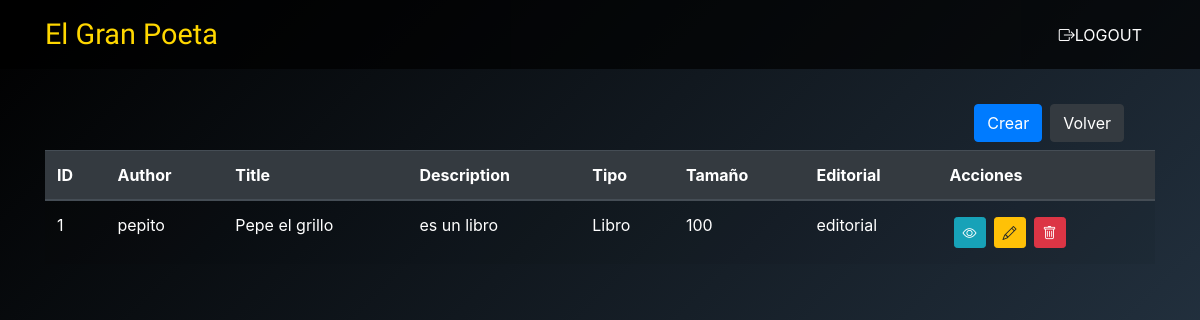
Screenshot of /Libros/list/ with the database file from the repository.
### Libros/models.py (models this page shows, shortened)
class Libro(models.Model):
    title = models.CharField(max_length=200)
    tipo = models.CharField(max_length = 100, null=True)
    tamaño = models.PositiveIntegerField(null=True)
    editorial = models.CharField(max_length=100, null=True)
    author = models.CharField(max_length=100)
    description = models.TextField()
    created_at = models.DateTimeField(auto_now_add=True)
    updated_at = models.DateTimeField(auto_now=True)
    portada = models.ImageField(null=True, blank=True, upload_to="portada")

### Libros/views.py (the view)
# urls.py: path('list/', LibroListView.as_view(), name='list'),
class LibroListView(ListView):
    model = Libro
    template_name = 'libros/libros_list.html'
    context_object_name = 'libros'

### Libros/templates/libros/libros_list.html (shortened to what this page needs)
{% extends 'Libreria/Base_modulos.html' %}
{% block content %}
<body>
    <header>
        <nav class="navbar navbar-expand-lg navbar-dark" style="background-color: rgba(0, 0, 0, 0);">
            <div class="container">
                <div class="collapse navbar-collapse" id="navbarNav">
                    <ul class="navbar-nav ml-auto">
                        <li class="nav-item">
                            <a class="btn btn-primary mr-2" href="{% url 'create' %}">Crear</a>
                        </li>
                        <li class="nav-item">
                            <a class="btn btn-dark" href="{% url 'base' %}">Volver</a>
                        </li>
                    </ul>
                </div>
            </div>
        </nav>
    </header>
    <div class="text-white">
        <table class="table table-striped text-white">
            <thead class="thead-dark">
                <tr>
                    <th scope="col">ID</th>
                    <th scope="col">Author</th>
                    <th scope="col">Title</th>
                    <th scope="col">Description</th>
                    <th scope="col">Tipo</th>
                    <th scope="col">Tamaño</th>
                    <th scope="col">Editorial</th>
                    <th scope="col">Acciones</th>
                </tr>
            </thead>
            <tbody>
                {% for t in libros %}
                <tr>
                    <td>{{ t.id }}</td>
                    <td>{{ t.author }}</td>
                    <td>{{ t.title }}</td>
                    <td>{{ t.description }}</td>
                    <td>{{ t.tipo }}</td>
                    <td>{{ t.tamaño }}</td>
                    <td>{{ t.editorial }}</td>
                    <td>
                        <div class="d-flex">
                            <a class="btn btn-info btn-sm m-1" href="{% url 'detail' t.id %}" title="Ver"><i class="bi bi-eye"></i></a>
                            <a class="btn btn-warning btn-sm m-1" href="{% url 'update' t.id %}" title="Editar"><i class="bi bi-pencil"></i></a>
                            <a class="btn btn-danger btn-sm m-1" href="{% url 'delete' t.id %}" title="Eliminar"><i class="bi bi-trash"></i></a>
                        </div>
                    </td>
                </tr>
                {% endfor %}
            </tbody>
        </table>
    </div>
</body>
{% endblock %}

### Libreria/static/Libreria/css/style_base_libros.css (style rules this page uses)
body { background: linear-gradient(135deg, #000000 0%, #2C3E50 100%); min-height: 100vh; display: flex; flex-direction: column; }
.navbar { background-color: rgba(0, 0, 0, 0.7); }

### rows the page displays
Libro: id "1", author "pepito", title "Pepe el grillo", description "es un libro", tipo "Libro", tamaño "100", editorial "editorial"
